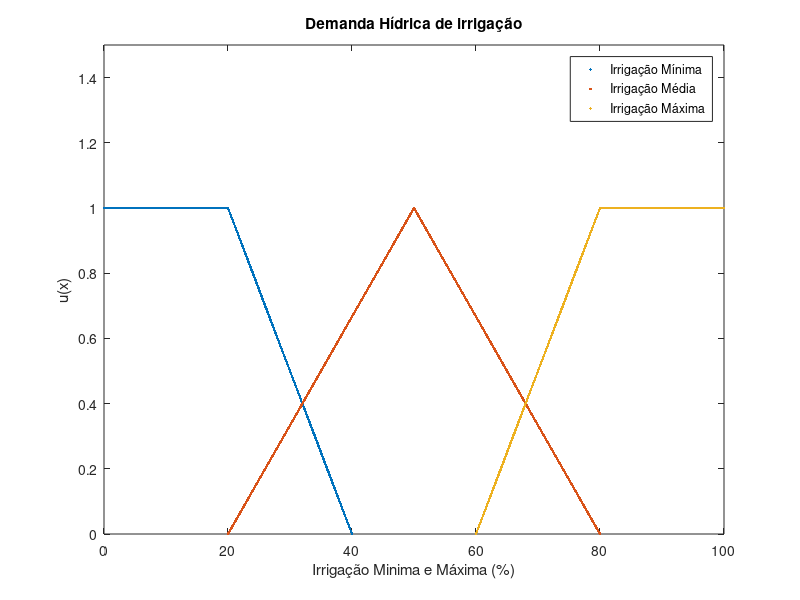

This chart was generated by the following MATLAB code:
## Author: Emerson <emerson@emerson-300E5M-300E5L>

function [Conj_Fuzzy] = DemandaHidrica ()  ## Umidade Relativa do ar

function [r] = equacao_geral_reta (P1,P2)
  # retonra a equação da reta y = ax+b
  # y - y0 = m*(x - x0)
  # m = y1-y0 / x1-x0  
  
  m = (P2(2)-P1(2))/(P2(1)-P1(1));
  b = m*(-P1(1))+P1(2);
  r(1,1) = m;
  r(2,1) = b;
endfunction

aguaUx = 0:0.1:100; ## Universo de discurso
l = columns(aguaUx);

# Demanda Hídrica  mínima
p1=[20 1];
p2=[40 0];
r= equacao_geral_reta (p1,p2);
for i=1:l
  if aguaUx(i)<p1(1);
    aguaMinima(1,i) = 1;
    aguaMinima(2,i) = 1;
  elseif  (p1(1)<= aguaUx(i)) & (aguaUx(i)<= p2(1))
    aguaMinima(1,i) = r(1)*aguaUx(i)+r(2);
    aguaMinima(2,i) = 1;
  else;
    aguaMinima(1,i) = 0;
    aguaMinima(2,i) = 0;
  endif
endfor
%
l0 = 1;
l1 = find(aguaUx==p2(1));
plot(aguaUx(l0:l1),aguaMinima(1,l0:l1),'.');
hold on;

# Demanda Hídrica  Média
p1=[20 0];
p2=[50 1];
p3=[80 0];
r1= equacao_geral_reta (p1,p2);
r2= equacao_geral_reta (p2,p3);
for i=1:l
  if aguaUx(i)<p1(1);
    aguaMedia(1,i) = 0;
    aguaMedia(2,i) = 0;
  elseif  (p1(1)<= aguaUx(i)) & (aguaUx(i)<= p2(1))
    aguaMedia(1,i) = r1(1)*aguaUx(i)+r1(2);
    aguaMedia(2,i) = 1;
  elseif  (p2(1)<= aguaUx(i)) & (aguaUx(i)<= p3(1))
    aguaMedia(1,i) = r2(1)*aguaUx(i)+r2(2);
    aguaMedia(2,i) = 1;
    else;
    aguaMedia(1,i) = 0;
    aguaMedia(2,i) = 0;
  endif
endfor
%
l0 = find(aguaUx==p1(1));
l1 = find(aguaUx==p3(1));
plot(aguaUx(l0:l1),aguaMedia(1,l0:l1),'.');
hold on;

# Demanda Hídrica  Média
p1=[60 0];
p2=[80 1];
r1= equacao_geral_reta (p1,p2);
for i=1:l
  if aguaUx(i)<p1(1);
    aguaMaxima(1,i) = 0;
    aguaMaxima(2,i) = 0;
  elseif  (p1(1)<= aguaUx(i)) & (aguaUx(i)<= p2(1))
    aguaMaxima(1,i) = r1(1)*aguaUx(i)+r1(2);
    aguaMaxima(2,i) = 1;
    else;
    aguaMaxima(1,i) = 1;
    aguaMaxima(2,i) = 1;
  endif
endfor
%
l0 = find(aguaUx==p1(1));
l1 = find(aguaUx==aguaUx(end));
plot(aguaUx(l0:l1),aguaMaxima(1,l0:l1),'.');
hold on;

title ("Demanda Hídrica de irrigação");
xlabel ("Irrigação Minima e Máxima (%)");
ylabel ("u(x)");
legend ("Irrigação Mínima","Irrigação Média","Irrigação Máxima");
xlim ([0 aguaUx(end)]);
ylim ([0 1.5]);
%}
Conj_Fuzzy(1,:)= aguaUx(1,:);
Conj_Fuzzy(2,:)= aguaMinima(1,:);
Conj_Fuzzy(3,:)= aguaMinima(2,:);
Conj_Fuzzy(4,:)= aguaMedia(1,:);
Conj_Fuzzy(5,:)= aguaMedia(2,:);
Conj_Fuzzy(6,:)= aguaMaxima(1,:);
Conj_Fuzzy(7,:)= aguaMaxima(2,:);
endfunction
